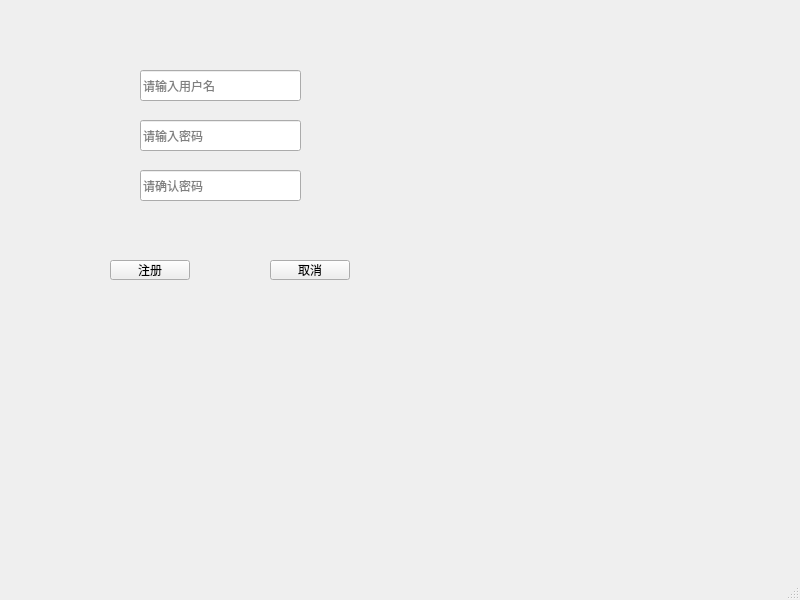
<?xml version="1.0" encoding="UTF-8"?>
<ui version="4.0">
 <class>sign_up_window</class>
 <widget class="QMainWindow" name="sign_up_window">
  <property name="geometry">
   <rect>
    <x>0</x>
    <y>0</y>
    <width>800</width>
    <height>600</height>
   </rect>
  </property>
  <property name="windowTitle">
   <string>MainWindow</string>
  </property>
  <widget class="QWidget" name="centralwidget">
   <widget class="QLineEdit" name="lineEdit_username">
    <property name="geometry">
     <rect>
      <x>140</x>
      <y>70</y>
      <width>161</width>
      <height>31</height>
     </rect>
    </property>
    <property name="placeholderText">
     <string>请输入用户名</string>
    </property>
   </widget>
   <widget class="QLineEdit" name="lineEdit_password">
    <property name="geometry">
     <rect>
      <x>140</x>
      <y>120</y>
      <width>161</width>
      <height>31</height>
     </rect>
    </property>
    <property name="placeholderText">
     <string>请输入密码</string>
    </property>
   </widget>
   <widget class="QPushButton" name="sign_up_button">
    <property name="geometry">
     <rect>
      <x>110</x>
      <y>260</y>
      <width>80</width>
      <height>20</height>
     </rect>
    </property>
    <property name="text">
     <string>注册</string>
    </property>
   </widget>
   <widget class="QPushButton" name="cancel_button">
    <property name="geometry">
     <rect>
      <x>270</x>
      <y>260</y>
      <width>80</width>
      <height>20</height>
     </rect>
    </property>
    <property name="text">
     <string>取消</string>
    </property>
   </widget>
   <widget class="QLineEdit" name="lineEdit_confirm_password">
    <property name="geometry">
     <rect>
      <x>140</x>
      <y>170</y>
      <width>161</width>
      <height>31</height>
     </rect>
    </property>
    <property name="placeholderText">
     <string>请确认密码</string>
    </property>
   </widget>
  </widget>
  <widget class="QMenuBar" name="menubar">
   <property name="geometry">
    <rect>
     <x>0</x>
     <y>0</y>
     <width>800</width>
     <height>17</height>
    </rect>
   </property>
  </widget>
  <widget class="QStatusBar" name="statusbar"/>
 </widget>
 <resources/>
 <connections/>
</ui>
